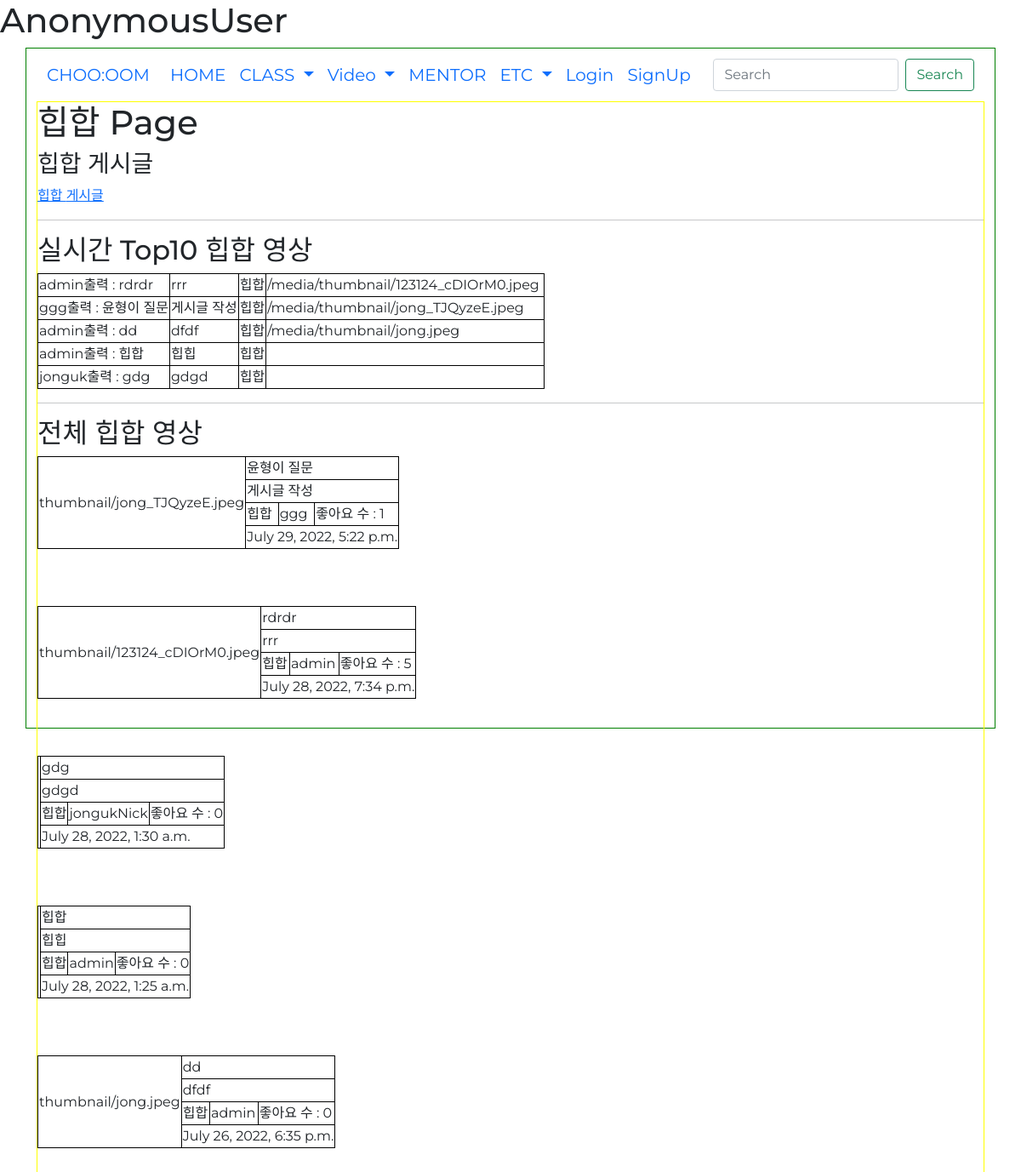
Page /genre?genre_id=1 on the earlier database version.
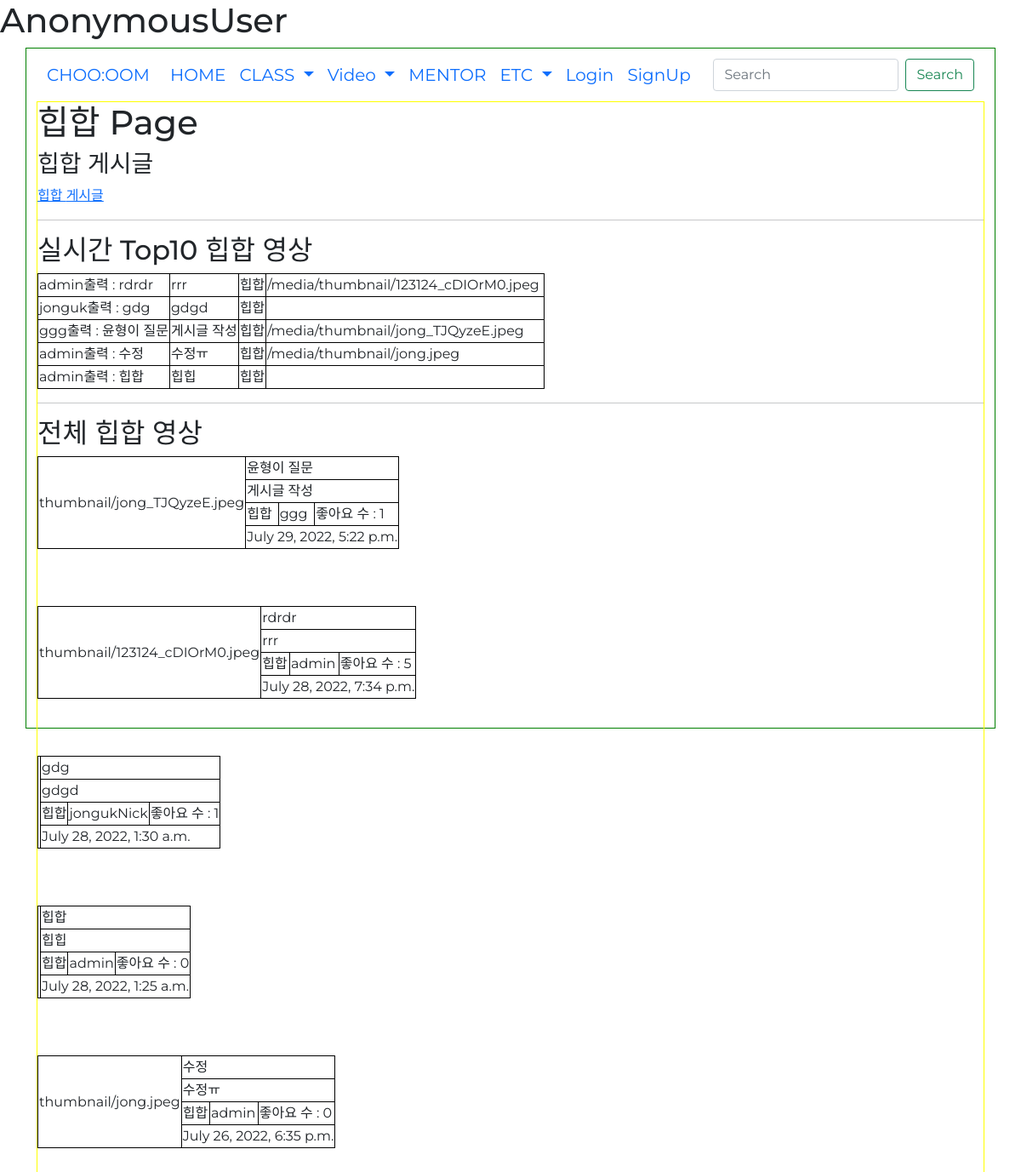
Same page on the later database version.
### danceapp/models.py (models this page shows)
class Post(models.Model):
    userId = models.ForeignKey(userProfile, on_delete=models.CASCADE) # 회원ID # User 모델의 pk를 가져옴
    title = models.CharField(max_length=200) # 제목
    body = models.TextField() # 게시물 설명
    uploadDate = models.DateTimeField(auto_now_add=True) # 처음 업로드 시간
    updateDate = models.DateTimeField(auto_now=True) # 수정 시간
    photo = models.ImageField(blank=True, null=True, upload_to='thumbnail') # 썸네일 # upload_to : static/blog_photo 로 저장해줘
    video = models.FileField(blank=True, null=True, upload_to='video') # 배포시에는 models.FilePathField()사용
    genreName = models.ForeignKey(Genre, null=True, on_delete=models.CASCADE) # 장르
    likes_user = models.ManyToManyField(userProfile, related_name='likes', blank=True) # 좋아요 누른 사람
    likes_count = models.PositiveIntegerField(default=0) # 좋아요 개수
    def __str__(self):
        return self.title

class Genre(models.Model):
    id = models.AutoField(primary_key=True, null=False) # pk
    name = models.CharField(max_length=20) # 장르 이름
    def __str__(self):
        return self.name

### accounts/models.py (models this page shows)
class userProfile(AbstractUser):
    nickname = models.CharField(max_length=50, null=True, blank=True) # 실제 이름
    danceSkill = models.CharField(max_length=10 ,null=True, blank=True) # 상 중 하
    phoneNum = models.IntegerField(null=True, blank=True) # 핸드폰 번호
    gender = models.CharField(max_length=10 ,null=True, blank=True) # 성별
    createdAt = models.DateTimeField(auto_now_add=True) # 생성 일자
    birth = models.DateField(null=True, blank=True) # 생년월일
    profilephoto = models.ImageField(blank=True, null=True, upload_to='profilephoto') # 프사
    def __str__(self):
        return self.username

### danceapp/views.py (the view)
# urls.py: path('genre', views.genre_post, name='genre_post'),
def genre_post(request):
    genre_id = request.GET.get('genre_id', None)
    genre = Genre.objects.get(id=int(genre_id))
    posts = Post.objects.filter().order_by('-uploadDate')
    likes_top = Post.objects.filter(genreName=int(genre_id)).order_by('-likes_count')
    comment_form = CommentForm()
    context = {
        'genre':genre,
        'posts':posts,
        'comment_form':comment_form,
        'likes_top':likes_top,
        'rank1':likes_top[0],
        'rank2':likes_top[1],
        'rank3':likes_top[2],
        'rank4':likes_top[3],
        'rank5':likes_top[4],
    }
    return render(request, 'genre_post.html', context)

### danceapp/forms.py
class CommentForm(forms.ModelForm):
    class Meta:
        model = Comment
        fields = ['comment']
    def __init__(self, *args, **kwargs):
        super(CommentForm, self).__init__(*args, **kwargs)
        self.fields['comment'].widget.attrs = {
            'class': 'form-control',
            'placeholder': "댓글 입력",
            'rows':2
        }

### danceapp/templates/genre_post.html (shortened to what this page needs)
{% extends 'base.html' %}
{% block content %}
{% load static %}
<h1>{{ genre.name }} Page</h1>
<h3>{{ genre.name }} 게시글</h3>
<a href="{% url 'genre_course' %}?genre_id={{genre.id}}">{{ genre.name}} 게시글</a>
<hr>
<h2>실시간 Top10 {{ genre.name }} 영상</h2>
<table border="1">
    {% for like_top in likes_top %}
    <tr>
        <td>{{ like_top.userId }}출력 : {{ like_top }}</td>
        <td>{{ like_top.body }}</td>
        <td>{{ like_top.genreName }}</td>
        <td>
            {% if like_top.photo %}
            {{ like_top.photo.url }}
            {% endif %}
        </td>
    </tr>
    {% endfor %}
</table>
<hr>
<h2>전체 {{ genre.name }} 영상</h2>
<div class="main1">
    {% for post in posts %}
    {% if post.genreName.name == genre.name %}
    <div>
        <table>
            <tr>
                <td rowspan="4">{{ post.photo }}</td>
                <td colspan="3">{{ post.title }}</td>
            </tr>
            <tr>
                <td colspan="3">{{ post.body }}</td>
            </tr>
            <tr>
                <td>{{ post.genreName.name }}</td>
                <td>{{ post.userId.nickname }}</td>
                <td>
                    <form action="{% url 'likes' post.id %}" method="POST">
                        좋아요 수 : {{ post.likes_count }}
                    </form>
                </td>
            </tr>
            <tr>
                <td colspan="3">{{ post.uploadDate }}</td>
            </tr>
        </table>
    </div>
    {% endif %}
    {% endfor %}
</div>
{% endblock %}

Differences in the rows shown:
changed Post "gdg": likes_count "0" → "1"; moves up the list
changed Post "/media/thumbnail/jong.jpeg": title "dd" → "수정"; body "dfdf" → "수정ㅠ"
